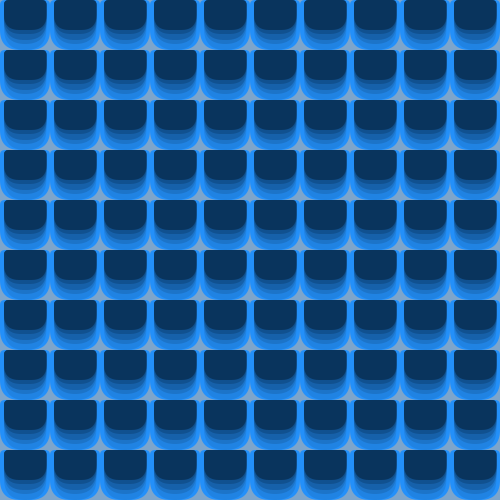
Frame 1 (no input)
Frame 60 (the mouse pressed at the canvas centre just before this capture): identical to frame 1, image omitted
Frame 120 (the mouse held since frame 60 and released just before this capture): identical to frame 1, image omitted

The Processing sketch that drew this single still picture (run headless with seeded random() and noise(); from frame 60 on, the mouse is pressed at the canvas centre):

// Processing sketch: processing_167150
// ── processing_167150.pde

int vx,vy,x,y,numdibuix;
int estado=1;
void setup() {
  size(500,500);
  smooth();
  rectMode(CORNER);
   noStroke();
  numdibuix=10;
  vx=width/numdibuix;
  vy=height/numdibuix;
}
  void draw()
  {
     background(#7DA5CB);
     if (estado ==1)
     {
      for(int i=0; i<numdibuix; i++)
        {
         for(int j=0; j<numdibuix; j++)
          {
       
        
         fill (#2390FA);        
        rect(i*vx, j*vy, vx, vy, vx*0.1, vx*0.1, vx*0.4, vx*0.4);
        fill (#2083E3);
        rect(i*vx+vx*0.08, j*vy, vx*0.85, vx, vx*0.1, vx*0.1, vx*0.5, vx*0.5);
         fill(#1C74C9);
        rect(i*vx+vx*0.08, j*vy, vx*0.85, vx-(vx/8), vx*0.1, vx*0.1, vx*0.5, vx*0.5);
        fill(#1661AA);
        rect(i*vx+vx*0.08, j*vy, vx*0.85, vx-(vx/5), vx*0.1, vx*0.1, vx*0.5, vx*0.5);
         fill(#105190);
        rect(i*vx+vx*0.08, j*vy, vx*0.85, vx-(vx/3), vx*0.1, vx*0.1, vx*0.5, vx*0.5);
       fill(#09345D);
        rect(i*vx+vx*0.08, j*vy, vx*0.85, vx-(vx/2.5), vx*0.1, vx*0.1, vx*0.5, vx*0.5);
          }
        }
     }
  
  
   

        else 
        {
          background(#FCBD5E);
          for (int j=0; (j<numdibuix); j++)
          {
            for (int i=0; i<=j; i++)
            {
              
              noStroke();
        fill(#FFAB2C);        
        rect(i*vx, j*vy, vx, vy, vx*0.1, vx*0.1, vx*0.4, vx*0.4);
        fill(#EDA02B);
        rect(i*vx+vx*0.08, j*vy, vx*0.85, vx, vx*0.1, vx*0.1, vx*0.5, vx*0.5);
         fill(#C6831C);
        rect(i*vx+vx*0.08, j*vy, vx*0.85, vx-(vx/8), vx*0.1, vx*0.1, vx*0.5, vx*0.5);
        fill(#A56C17);
        rect(i*vx+vx*0.08, j*vy, vx*0.85, vx-(vx/5), vx*0.1, vx*0.1, vx*0.5, vx*0.5);
         fill(#865813);
        rect(i*vx+vx*0.08, j*vy, vx*0.85, vx-(vx/3), vx*0.1, vx*0.1, vx*0.5, vx*0.5);
       fill(#67430E);
        rect(i*vx+vx*0.08, j*vy, vx*0.85, vx-(vx/2.5), vx*0.1, vx*0.1, vx*0.5, vx*0.5);
            }
          }
        }
  }
        
        void keyPressed ()
        {
          if (key == 'q')
          estado =1;
        
          else
          {
          estado=2;
          }
          }
          
 
